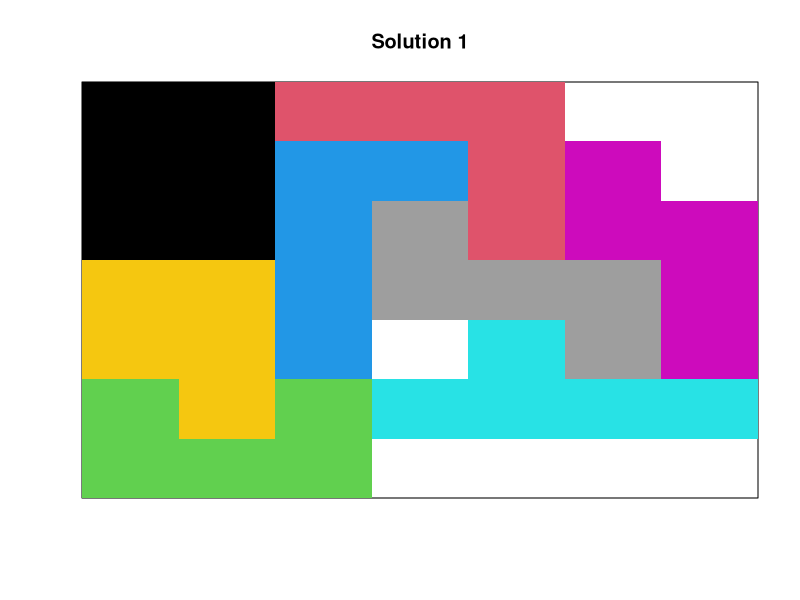
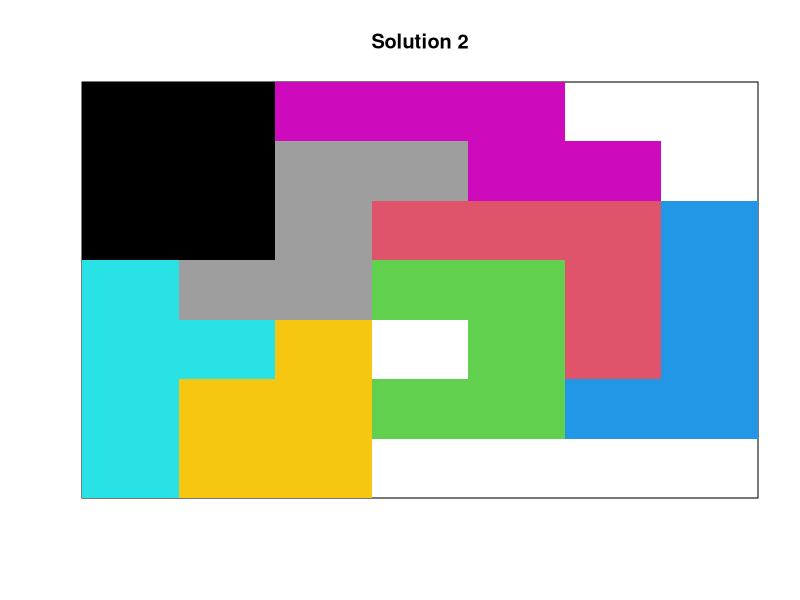
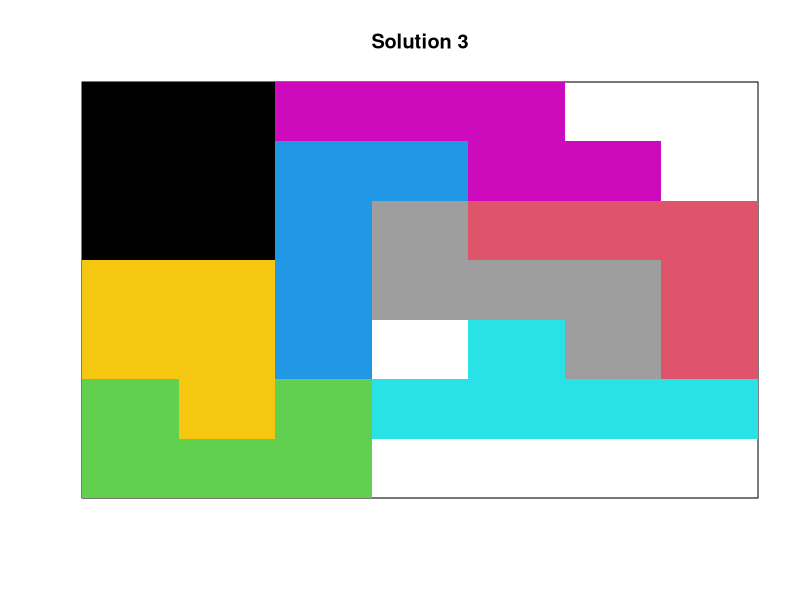
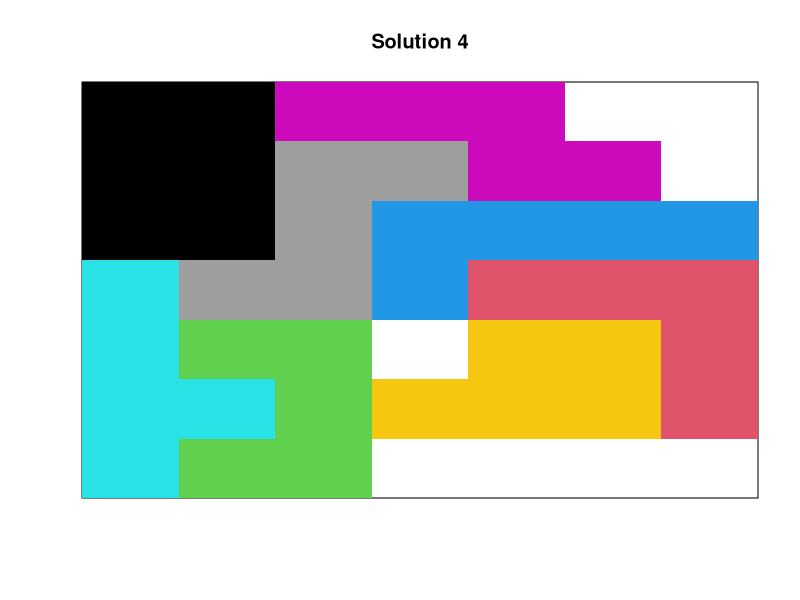

These figures' R source, in order: (Note: a time limit stopped this script after it produced the figures.)
#Inputs
month = "Jun"
day = 18

#Game setup
board <- matrix(rep(0, 49), ncol = 7, nrow = 7)
board[1:2,7] <- NA
board[7,4:7] <- NA
labeled_board <- matrix(c(month.abb[1:6], NA, month.abb[7:12], NA, 1:31, rep(NA, 4)), 
                        ncol = 7, nrow = 7, byrow = TRUE)

#Remove targets from the board
target = c(month, day)
board[labeled_board == target[1]] <- NA
board[labeled_board == target[2]] <- NA

#Create pieces
piece1 <- matrix(rep(1,6), ncol = 2, byrow = TRUE)
piece2 <- matrix(c(2,2,2,0,0,2,0,0,2), ncol = 3, byrow = TRUE)
piece3 <- matrix(c(3,3,3,0,3,3), ncol = 2, byrow = TRUE)
piece4 <- matrix(c(4,0,4,0,4,0,4,4), ncol = 2, byrow = TRUE)
piece5 <- matrix(c(5,0,5,0,5,5,5,0), ncol = 2, byrow = TRUE)
piece6 <- matrix(c(6,0,6,6,0,6,0,6), ncol = 2, byrow = TRUE)
piece7 <- matrix(c(7,7,7,7,0,7), ncol = 2, byrow = TRUE)
piece8 <- matrix(c(0,8,8,0,8,0,8,8,0), ncol = 3, byrow = TRUE)
piece_list <- list(piece1, piece2, piece3, piece4, piece5, piece6, piece7, piece8)

#Create functions
rotate <- function(x) t(apply(x, 2, rev))
place_piece <- function(piece, board){
  
  #Orientations of the piece
  orient1 <- piece
  orient2 <- rotate(orient1)
  orient3 <- rotate(orient2)
  orient4 <- rotate(orient3)
  orient5 <- t(orient1)
  orient6 <- rotate(orient5)
  orient7 <- rotate(orient6)
  orient8 <- rotate(orient7)
  
  #Unique orientations of the piece
  pieces_list <- unique(list(orient1, orient2, orient3, orient4, orient5, orient6, orient7, orient8))
  
  #Placements
  placements_list <- list()
  
  #Brute force place all possible places for that piece
  counter <- 1
  
  for(p in 1:length(pieces_list)){
    
    piece <- pieces_list[[p]]
    
    for(i in 1:(dim(board)[1]-dim(piece)[1]+1)){
      for(j in 1:(dim(board)[2]-dim(piece)[2]+1)){
        board_temp <- board
        
        rows <- i:(i+dim(piece)[1]-1)
        columns <- j:(j+dim(piece)[2]-1)
        
        fit_check <- (sum(is.na(board_temp[rows, columns][piece != 0])) +
                        sum(board_temp[rows, columns][piece != 0], na.rm = TRUE)) == 0
        
        if(fit_check){
          board_temp[rows, columns][piece != 0] <- piece[piece != 0]
          placements_list[[counter]] <- board_temp
          counter = counter + 1
        }
      }
    }
  }
  
  return(placements_list)
  
}

#Run below to get solutions
solutions <- list()
solution_counter = 0
stop = FALSE

placements1 <- place_piece(piece1, board)

for(p1 in placements1){
  placements2 <- place_piece(piece2, p1)
  if(stop){break}
  
  for(p2 in placements2){
    placements3 <- place_piece(piece3, p2)
    if(stop){break}
    
    for(p3 in placements3){
      placements4 <- place_piece(piece4, p3)
      if(stop){break}
      
      for(p4 in placements4){
        placements5 <- place_piece(piece5, p4)
        if(stop){break}
        
        for(p5 in placements5){
          placements6 <- place_piece(piece6, p5)
          if(stop){break}
          
          for(p6 in placements6){
            placements7 <- place_piece(piece7, p6)
            if(stop){break}
            
            for(p7 in placements7){
              placements8 <- place_piece(piece8, p7)
              if(stop){break}
              
              for(f in placements8){
                if(min(f, na.rm = TRUE) > 0){
                  solution_counter = solution_counter + 1
                  solutions[[solution_counter]] = f
                  
                  #Plot
                  f = rotate(f)
                  image(x = 1:nrow(f),
                        y = 1:ncol(f),
                        z = f,
                        col = min(f, na.rm = TRUE):max(f, na.rm = TRUE),
                        xaxt = 'n',
                        yaxt = 'n',
                        xlab = '',
                        ylab = '',
                        main = paste("Solution", solution_counter))
                }
                
                if(stop){break}
                
              }
            }
          }
        }
      }
    }
  }
}
